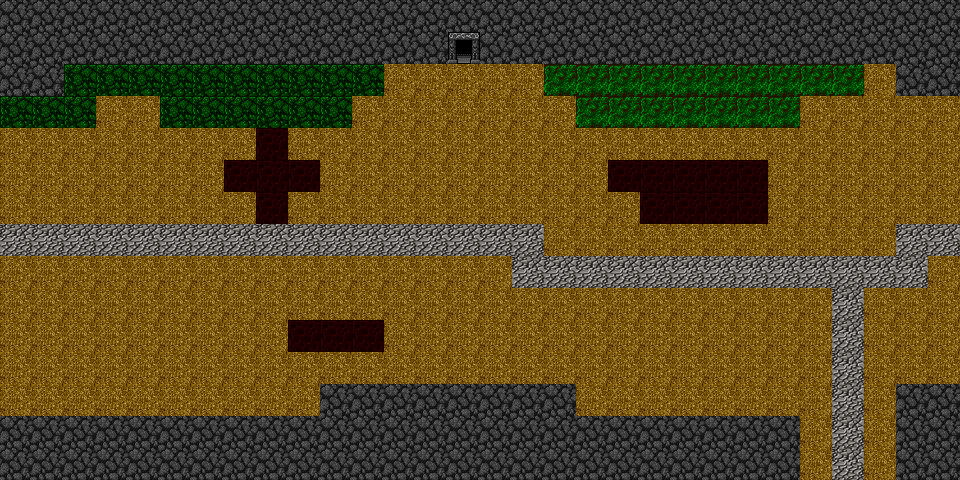

Rendered tile map (Tiled .tmx) drawn with the repository's tilesets; below, a short description and the full map source, tile grids included:
An orthogonal 30x15 tile map with 32x32 px tiles, 1 tile layer (Terrain Layer), 1 hidden layer not drawn and 4 objects (3x MonsterSpawn, Gateway).

<map version="1.0" tiledversion="1.0.3" orientation="orthogonal" renderorder="right-down" width="30" height="15" tilewidth="32" tileheight="32" nextobjectid="12">
 <tileset firstgid="1" source="../tileset.tsx" />
 <layer name="Terrain Layer" width="30" height="15">
  <data encoding="csv">
6,6,6,6,6,6,6,6,6,6,6,6,6,6,6,6,6,6,6,6,6,6,6,6,6,6,6,6,6,6,
6,6,6,6,6,6,6,6,6,6,6,6,6,6,31,6,6,6,6,6,6,6,6,6,6,6,6,6,6,6,
6,6,5,5,5,5,5,5,5,5,5,5,10,10,10,10,10,17,17,17,17,17,17,17,17,17,17,10,6,6,
5,5,5,10,10,5,5,5,5,5,5,10,10,10,10,10,10,10,17,17,17,17,17,17,17,10,10,10,10,10,
10,10,10,10,10,10,10,10,29,10,10,10,10,10,10,10,10,10,10,10,10,10,10,10,10,10,10,10,10,10,
10,10,10,10,10,10,10,29,29,29,10,10,10,10,10,10,10,10,10,29,29,29,29,29,10,10,10,10,10,10,
10,10,10,10,10,10,10,10,29,10,10,10,10,10,10,10,10,10,10,10,29,29,29,29,10,10,10,10,10,10,
22,22,22,22,22,22,22,22,22,22,22,22,22,22,22,22,22,10,10,10,10,10,10,10,10,10,10,10,22,22,
10,10,10,10,10,10,10,10,10,10,10,10,10,10,10,10,22,22,22,22,22,22,22,22,22,22,22,22,22,10,
10,10,10,10,10,10,10,10,10,10,10,10,10,10,10,10,10,10,10,10,10,10,10,10,10,10,22,10,10,10,
10,10,10,10,10,10,10,10,10,29,29,29,10,10,10,10,10,10,10,10,10,10,10,10,10,10,22,10,10,10,
10,10,10,10,10,10,10,10,10,10,10,10,10,10,10,10,10,10,10,10,10,10,10,10,10,10,22,10,10,10,
10,10,10,10,10,10,10,10,10,10,6,6,6,6,6,6,6,6,10,10,10,10,10,10,10,10,22,10,6,6,
6,6,6,6,6,6,6,6,6,6,6,6,6,6,6,6,6,6,6,6,6,6,6,6,6,10,22,10,6,6,
6,6,6,6,6,6,6,6,6,6,6,6,6,6,6,6,6,6,6,6,6,6,6,6,6,10,22,10,6,6
</data>
 </layer>
 <layer name="Collision Layer" width="30" height="15" visible="0">
  <data encoding="csv">
12,12,12,12,12,12,12,12,12,12,12,12,12,12,12,12,12,12,12,12,12,12,12,12,12,12,12,12,12,12,
12,12,12,12,12,12,12,12,12,12,12,12,12,12,0,12,12,12,12,12,12,12,12,12,12,12,12,12,12,12,
12,12,0,0,0,0,0,0,0,0,0,0,0,0,0,0,0,0,0,0,0,0,0,0,0,0,0,0,12,12,
0,0,0,0,0,0,0,0,0,0,0,0,0,0,0,0,0,0,0,0,0,0,0,0,0,0,0,0,0,0,
0,0,0,0,0,0,0,0,12,0,0,0,0,0,0,0,0,0,0,0,0,0,0,0,0,0,0,0,0,0,
0,0,0,0,0,0,0,12,12,12,0,0,0,0,0,0,0,0,0,12,12,12,12,12,0,0,0,0,0,0,
0,0,0,0,0,0,0,0,12,0,0,0,0,0,0,0,0,0,0,0,12,12,12,12,0,0,0,0,0,0,
0,0,0,0,0,0,0,0,0,0,0,0,0,0,0,0,0,0,0,0,0,0,0,0,0,0,0,0,0,0,
0,0,0,0,0,0,0,0,0,0,0,0,0,0,0,0,0,0,0,0,0,0,0,0,0,0,0,0,0,0,
0,0,0,0,0,0,0,0,0,0,0,0,0,0,0,0,0,0,0,0,0,0,0,0,0,0,0,0,0,0,
0,0,0,0,0,0,0,0,0,12,12,12,0,0,0,0,0,0,0,0,0,0,0,0,0,0,0,0,0,0,
0,0,0,0,0,0,0,0,0,0,0,0,0,0,0,0,0,0,0,0,0,0,0,0,0,0,0,0,0,0,
0,0,0,0,0,0,0,0,0,0,12,12,12,12,12,12,12,12,0,0,0,0,0,0,0,0,0,0,12,12,
12,12,12,12,12,12,12,12,12,12,12,12,12,12,12,12,12,12,12,12,12,12,12,12,12,0,0,0,12,12,
12,12,12,12,12,12,12,12,12,12,12,12,12,12,12,12,12,12,12,12,12,12,12,12,12,0,0,0,12,12
</data>
 </layer>
 <objectgroup name="Object Layer">
  <object id="7" name="Store" type="Gateway" x="448" y="32" width="32" height="32">
   <properties>
    <property name="TargetRegion" value="Store1" />
    <property name="TargetSection" value="Entry" />
   </properties>
  </object>
  <object id="8" name="Spawn1" type="MonsterSpawn" x="128" y="320" width="32" height="32">
   <properties>
    <property name="MonsterClass" value="snake" />
   </properties>
  </object>
  <object id="10" name="Spawn2" type="MonsterSpawn" x="832" y="160" width="32" height="32">
   <properties>
    <property name="MonsterClass" value="snake" />
   </properties>
  </object>
  <object id="11" name="Spawn3" type="MonsterSpawn" x="448" y="320" width="32" height="32">
   <properties>
    <property name="MonsterClass" value="snake" />
   </properties>
  </object>
 </objectgroup>
</map>
